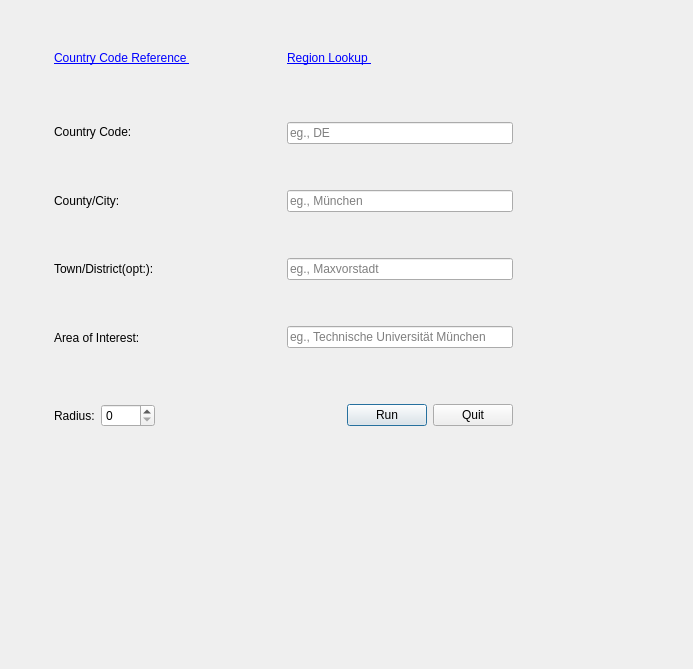
<?xml version="1.0" encoding="UTF-8"?>
<ui version="4.0">
 <class>HttpDownloadDialog</class>
 <widget class="QDialog" name="HttpDownloadDialog">
  <property name="geometry">
   <rect>
    <x>0</x>
    <y>0</y>
    <width>693</width>
    <height>669</height>
   </rect>
  </property>
  <property name="windowTitle">
   <string>Http Download</string>
  </property>
  <widget class="QWidget" name="layoutWidget">
   <property name="geometry">
    <rect>
     <x>54</x>
     <y>51</y>
     <width>459</width>
     <height>376</height>
    </rect>
   </property>
   <layout class="QGridLayout" name="gridLayout_4">
    <item row="0" column="0">
     <layout class="QHBoxLayout" name="horizontalLayout_3">
      <item>
       <widget class="QLabel" name="label_7">
        <property name="text">
         <string>&lt;a href=https://en.wikipedia.org/wiki/ISO_3166-2&gt;Country Code Reference &lt;/a&gt;</string>
        </property>
        <property name="openExternalLinks">
         <bool>true</bool>
        </property>
        <property name="textInteractionFlags">
         <set>Qt::LinksAccessibleByMouse|Qt::TextEditable|Qt::TextEditorInteraction|Qt::TextSelectableByKeyboard|Qt::TextSelectableByMouse</set>
        </property>
       </widget>
      </item>
      <item>
       <widget class="QLabel" name="label_12">
        <property name="text">
         <string>&lt;a href=https://www.openstreetmap.org&gt;Region Lookup &lt;/a&gt;</string>
        </property>
        <property name="openExternalLinks">
         <bool>true</bool>
        </property>
        <property name="textInteractionFlags">
         <set>Qt::LinksAccessibleByMouse|Qt::TextEditable|Qt::TextEditorInteraction|Qt::TextSelectableByKeyboard|Qt::TextSelectableByMouse</set>
        </property>
       </widget>
      </item>
     </layout>
    </item>
    <item row="1" column="0">
     <spacer name="verticalSpacer_10">
      <property name="orientation">
       <enum>Qt::Vertical</enum>
      </property>
      <property name="sizeHint" stdset="0">
       <size>
        <width>20</width>
        <height>13</height>
       </size>
      </property>
     </spacer>
    </item>
    <item row="2" column="0">
     <layout class="QGridLayout" name="gridLayout_3">
      <item row="0" column="0">
       <layout class="QGridLayout" name="gridLayout">
        <item row="0" column="0">
         <layout class="QHBoxLayout" name="horizontalLayout_4">
          <item>
           <widget class="QLabel" name="label">
            <property name="sizePolicy">
             <sizepolicy hsizetype="Expanding" vsizetype="Preferred">
              <horstretch>0</horstretch>
              <verstretch>0</verstretch>
             </sizepolicy>
            </property>
            <property name="text">
             <string>Country Code:</string>
            </property>
           </widget>
          </item>
          <item>
           <spacer name="horizontalSpacer">
            <property name="sizePolicy">
             <sizepolicy hsizetype="Fixed" vsizetype="Minimum">
              <horstretch>0</horstretch>
              <verstretch>0</verstretch>
             </sizepolicy>
            </property>
            <property name="orientation">
             <enum>Qt::Horizontal</enum>
            </property>
            <property name="sizeType">
             <enum>QSizePolicy::Fixed</enum>
            </property>
            <property name="sizeHint" stdset="0">
             <size>
              <width>28</width>
              <height>20</height>
             </size>
            </property>
           </spacer>
          </item>
         </layout>
        </item>
        <item row="1" column="0">
         <spacer name="verticalSpacer_6">
          <property name="orientation">
           <enum>Qt::Vertical</enum>
          </property>
          <property name="sizeHint" stdset="0">
           <size>
            <width>20</width>
            <height>40</height>
           </size>
          </property>
         </spacer>
        </item>
        <item row="2" column="0">
         <layout class="QHBoxLayout" name="horizontalLayout_5">
          <item>
           <widget class="QLabel" name="label_3">
            <property name="text">
             <string>County/City:</string>
            </property>
           </widget>
          </item>
          <item>
           <spacer name="horizontalSpacer_3">
            <property name="orientation">
             <enum>Qt::Horizontal</enum>
            </property>
            <property name="sizeType">
             <enum>QSizePolicy::Fixed</enum>
            </property>
            <property name="sizeHint" stdset="0">
             <size>
              <width>28</width>
              <height>20</height>
             </size>
            </property>
           </spacer>
          </item>
         </layout>
        </item>
        <item row="3" column="0">
         <spacer name="verticalSpacer_8">
          <property name="orientation">
           <enum>Qt::Vertical</enum>
          </property>
          <property name="sizeHint" stdset="0">
           <size>
            <width>20</width>
            <height>40</height>
           </size>
          </property>
         </spacer>
        </item>
        <item row="4" column="0">
         <layout class="QHBoxLayout" name="horizontalLayout_6">
          <item>
           <widget class="QLabel" name="label_11">
            <property name="text">
             <string>Town/District(opt:):</string>
            </property>
           </widget>
          </item>
          <item>
           <spacer name="horizontalSpacer_7">
            <property name="orientation">
             <enum>Qt::Horizontal</enum>
            </property>
            <property name="sizeType">
             <enum>QSizePolicy::Fixed</enum>
            </property>
            <property name="sizeHint" stdset="0">
             <size>
              <width>28</width>
              <height>20</height>
             </size>
            </property>
           </spacer>
          </item>
         </layout>
        </item>
        <item row="5" column="0">
         <spacer name="verticalSpacer_9">
          <property name="orientation">
           <enum>Qt::Vertical</enum>
          </property>
          <property name="sizeHint" stdset="0">
           <size>
            <width>20</width>
            <height>40</height>
           </size>
          </property>
         </spacer>
        </item>
        <item row="6" column="0">
         <layout class="QHBoxLayout" name="horizontalLayout_7">
          <item>
           <widget class="QLabel" name="label_4">
            <property name="text">
             <string>Area of Interest:</string>
            </property>
           </widget>
          </item>
          <item>
           <spacer name="horizontalSpacer_4">
            <property name="orientation">
             <enum>Qt::Horizontal</enum>
            </property>
            <property name="sizeType">
             <enum>QSizePolicy::Fixed</enum>
            </property>
            <property name="sizeHint" stdset="0">
             <size>
              <width>28</width>
              <height>20</height>
             </size>
            </property>
           </spacer>
          </item>
         </layout>
        </item>
       </layout>
      </item>
      <item row="0" column="1">
       <layout class="QGridLayout" name="gridLayout_2">
        <item row="0" column="0">
         <widget class="QLineEdit" name="countryCodeEdit">
          <property name="sizePolicy">
           <sizepolicy hsizetype="Expanding" vsizetype="Fixed">
            <horstretch>0</horstretch>
            <verstretch>0</verstretch>
           </sizepolicy>
          </property>
          <property name="text">
           <string/>
          </property>
          <property name="placeholderText">
           <string>eg., DE</string>
          </property>
         </widget>
        </item>
        <item row="1" column="0">
         <spacer name="verticalSpacer">
          <property name="orientation">
           <enum>Qt::Vertical</enum>
          </property>
          <property name="sizeHint" stdset="0">
           <size>
            <width>20</width>
            <height>40</height>
           </size>
          </property>
         </spacer>
        </item>
        <item row="2" column="0">
         <widget class="QLineEdit" name="cityEdit">
          <property name="sizePolicy">
           <sizepolicy hsizetype="Expanding" vsizetype="Fixed">
            <horstretch>0</horstretch>
            <verstretch>0</verstretch>
           </sizepolicy>
          </property>
          <property name="text">
           <string/>
          </property>
          <property name="placeholderText">
           <string>eg., München</string>
          </property>
         </widget>
        </item>
        <item row="3" column="0">
         <spacer name="verticalSpacer_3">
          <property name="orientation">
           <enum>Qt::Vertical</enum>
          </property>
          <property name="sizeHint" stdset="0">
           <size>
            <width>20</width>
            <height>40</height>
           </size>
          </property>
         </spacer>
        </item>
        <item row="4" column="0">
         <widget class="QLineEdit" name="districtEdit">
          <property name="sizePolicy">
           <sizepolicy hsizetype="Expanding" vsizetype="Fixed">
            <horstretch>0</horstretch>
            <verstretch>0</verstretch>
           </sizepolicy>
          </property>
          <property name="text">
           <string/>
          </property>
          <property name="placeholderText">
           <string>eg., Maxvorstadt</string>
          </property>
          <property name="clearButtonEnabled">
           <bool>false</bool>
          </property>
         </widget>
        </item>
        <item row="5" column="0">
         <spacer name="verticalSpacer_5">
          <property name="orientation">
           <enum>Qt::Vertical</enum>
          </property>
          <property name="sizeHint" stdset="0">
           <size>
            <width>20</width>
            <height>40</height>
           </size>
          </property>
         </spacer>
        </item>
        <item row="6" column="0">
         <widget class="QLineEdit" name="areaEdit">
          <property name="sizePolicy">
           <sizepolicy hsizetype="Expanding" vsizetype="Fixed">
            <horstretch>0</horstretch>
            <verstretch>0</verstretch>
           </sizepolicy>
          </property>
          <property name="text">
           <string/>
          </property>
          <property name="placeholderText">
           <string>eg., Technische Universität München</string>
          </property>
         </widget>
        </item>
       </layout>
      </item>
     </layout>
    </item>
    <item row="3" column="0">
     <spacer name="verticalSpacer_4">
      <property name="orientation">
       <enum>Qt::Vertical</enum>
      </property>
      <property name="sizeHint" stdset="0">
       <size>
        <width>17</width>
        <height>21</height>
       </size>
      </property>
     </spacer>
    </item>
    <item row="4" column="0">
     <layout class="QHBoxLayout" name="horizontalLayout_2">
      <item>
       <layout class="QHBoxLayout" name="horizontalLayout_9">
        <item>
         <widget class="QLabel" name="label_10">
          <property name="text">
           <string>Radius:</string>
          </property>
         </widget>
        </item>
        <item>
         <widget class="QSpinBox" name="radiusSpinBox">
          <property name="maximum">
           <number>5000</number>
          </property>
          <property name="singleStep">
           <number>100</number>
          </property>
         </widget>
        </item>
       </layout>
      </item>
      <item>
       <spacer name="horizontalSpacer_6">
        <property name="orientation">
         <enum>Qt::Horizontal</enum>
        </property>
        <property name="sizeHint" stdset="0">
         <size>
          <width>40</width>
          <height>20</height>
         </size>
        </property>
       </spacer>
      </item>
      <item>
       <layout class="QHBoxLayout" name="horizontalLayout">
        <item>
         <widget class="QPushButton" name="runBtn">
          <property name="text">
           <string>Run</string>
          </property>
         </widget>
        </item>
        <item>
         <widget class="QPushButton" name="quitBtn">
          <property name="text">
           <string>Quit</string>
          </property>
         </widget>
        </item>
       </layout>
      </item>
     </layout>
    </item>
   </layout>
  </widget>
 </widget>
 <resources/>
 <connections/>
</ui>
